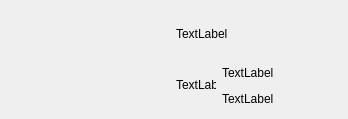
<?xml version="1.0" encoding="UTF-8"?>
<ui version="4.0">
 <class>FileMessage</class>
 <widget class="QWidget" name="FileMessage">
  <property name="geometry">
   <rect>
    <x>0</x>
    <y>0</y>
    <width>348</width>
    <height>119</height>
   </rect>
  </property>
  <property name="sizePolicy">
   <sizepolicy hsizetype="Fixed" vsizetype="Fixed">
    <horstretch>0</horstretch>
    <verstretch>0</verstretch>
   </sizepolicy>
  </property>
  <property name="windowTitle">
   <string>Form</string>
  </property>
  <layout class="QHBoxLayout" name="horizontalLayout_2">
   <item>
    <spacer name="left_horizontalSpacer">
     <property name="orientation">
      <enum>Qt::Horizontal</enum>
     </property>
     <property name="sizeHint" stdset="0">
      <size>
       <width>165</width>
       <height>20</height>
      </size>
     </property>
    </spacer>
   </item>
   <item>
    <layout class="QVBoxLayout" name="verticalLayout_2">
     <item>
      <widget class="QLabel" name="label_title">
       <property name="text">
        <string>TextLabel</string>
       </property>
       <property name="alignment">
        <set>Qt::AlignLeading|Qt::AlignLeft|Qt::AlignVCenter</set>
       </property>
      </widget>
     </item>
     <item>
      <layout class="QHBoxLayout" name="horizontalLayout" stretch="0,0">
       <item>
        <widget class="QLabel" name="fileIcon_label">
         <property name="sizePolicy">
          <sizepolicy hsizetype="Fixed" vsizetype="Fixed">
           <horstretch>0</horstretch>
           <verstretch>0</verstretch>
          </sizepolicy>
         </property>
         <property name="minimumSize">
          <size>
           <width>40</width>
           <height>40</height>
          </size>
         </property>
         <property name="maximumSize">
          <size>
           <width>40</width>
           <height>40</height>
          </size>
         </property>
         <property name="text">
          <string>TextLabel</string>
         </property>
        </widget>
       </item>
       <item>
        <layout class="QVBoxLayout" name="verticalLayout">
         <item>
          <widget class="QLabel" name="filename_label">
           <property name="sizePolicy">
            <sizepolicy hsizetype="Preferred" vsizetype="Fixed">
             <horstretch>0</horstretch>
             <verstretch>0</verstretch>
            </sizepolicy>
           </property>
           <property name="minimumSize">
            <size>
             <width>0</width>
             <height>0</height>
            </size>
           </property>
           <property name="maximumSize">
            <size>
             <width>200</width>
             <height>25</height>
            </size>
           </property>
           <property name="text">
            <string>TextLabel</string>
           </property>
          </widget>
         </item>
         <item>
          <widget class="QLabel" name="filesize_label">
           <property name="text">
            <string>TextLabel</string>
           </property>
          </widget>
         </item>
        </layout>
       </item>
      </layout>
     </item>
    </layout>
   </item>
   <item>
    <spacer name="right_horizontalSpacer">
     <property name="orientation">
      <enum>Qt::Horizontal</enum>
     </property>
     <property name="sizeHint" stdset="0">
      <size>
       <width>40</width>
       <height>20</height>
      </size>
     </property>
    </spacer>
   </item>
  </layout>
 </widget>
 <resources/>
 <connections/>
</ui>
